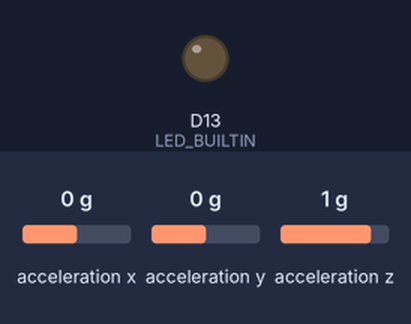
A sketch run on a simulated Arduino Nano 33 BLE. Parts: output pins drawn as LEDs (lit = HIGH). Inputs (shaded band) come from the test bench; at power-on: acceleration x 0 g, acceleration y 0 g, acceleration z 1 g. Nothing arrives over Bluetooth unless stated; a phone connects over Bluetooth LE 3 s after start; what the sketch prints to the serial monitor is not drawn.

Above: at 0.1 s.
At 3.1 s:
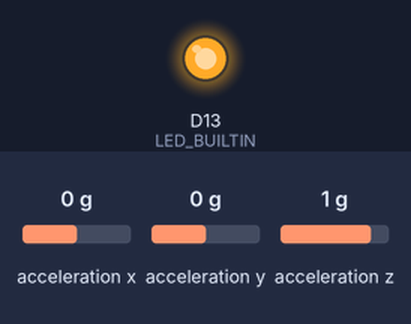
Timing chart, 0 to 4.6 s (numbered marks = the images above):
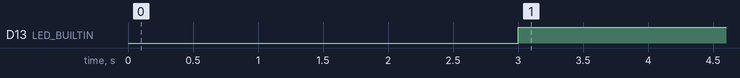

The sketch:

sketch_aug29a.ino
```cpp
#include <Arduino_LSM9DS1.h>
#include "math.h"
#include <ArduinoBLE.h>

BLEService sensorService("66df5109-edde-4f8a-a5e1-02e02a69cbd5");
BLEStringCharacteristic xSensorAngle("741c12b9-e13c-4992-8a5e-fce46dec0bff", BLERead | BLENotify,15);
BLEStringCharacteristic ySensorAngle("baad41b2-f12e-4322-9ba6-22cd9ce09832", BLERead | BLENotify,15);

float oldxAngle = 0;
float oldyAngle = 0;
long preciousMillis = 0;

void setup() {
    Serial.begin(9600);    // initialize serial communication

    pinMode(LED_BUILTIN, OUTPUT);

    Serial.println("Started");

    if (!IMU.begin()) {
        Serial.println("Failed to initialize IMU!");
        while (1);
    }

    if (!BLE.begin()) {
        Serial.println("starting BLE failed!");
        while (1);
    }

    BLE.setLocalName("Gyroscope");
    BLE.setAdvertisedService(sensorService);
    sensorService.addCharacteristic(xSensorAngle);
    sensorService.addCharacteristic(ySensorAngle);
    BLE.addService(sensorService);

    xSensorAngle.writeValue(String(0));
    ySensorAngle.writeValue(String(0));

    BLE.advertise();
    Serial.println("Bluetooth device active, waiting for connections...");

    Serial.print("Accelerometer sample rate = ");
    Serial.print(IMU.accelerationSampleRate());
    Serial.println(" Hz");
    Serial.println();
    Serial.println("Acceleration in G's");
    Serial.println("X\tY\tZ");
}

void loop() {
  BLEDevice central = BLE.central();
 if (central) {
  Serial.print("Connected to central: ");
  Serial.println(central.address());
  digitalWrite(LED_BUILTIN, HIGH);

  while (central.connected()) {
   //long currentMillis = millis();
   updateGyroscopeAngle();
  }

  digitalWrite(LED_BUILTIN, LOW);
  Serial.print("Disconnected from central: ");
  Serial.println(central.address());
 }
}

void updateGyroscopeAngle() {
  float x, y, z;

    if (IMU.accelerationAvailable()) {
        IMU.readAcceleration(x, y, z);

        float xAngle = atan2(y, z)*180./PI;
        float yAngle = atan2(x, z)*180./PI;

      if (xAngle != oldxAngle) {
        xSensorAngle.writeValue(String(xAngle));
        oldxAngle = xAngle;
      }

      if (yAngle != oldxAngle) {
        ySensorAngle.writeValue(String(yAngle));
        oldyAngle = yAngle;
      }

        Serial.print("Roll : ");
        Serial.print(xAngle);
        Serial.print('\t');
        Serial.print("Pitch : ");
        Serial.println(yAngle);

    }
}
```

Measured:
- by itself, D13 (LED_BUILTIN): LOW → HIGH at 3.0 s
